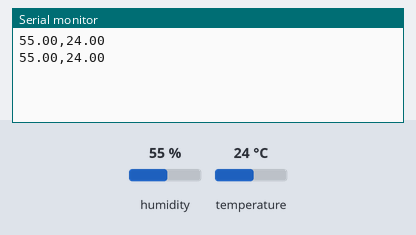
A sketch run on a simulated Arduino Uno, built with avr-gcc and run on an emulated ATmega328P. On the bench: the last lines printed to the serial monitor. The test bench sets the inputs (shaded band); at power-on: humidity 55 %, temperature 24 °C.

Above: at 10.8 s.
10.9 s: humidity set to 22 %
At 16.5 s:
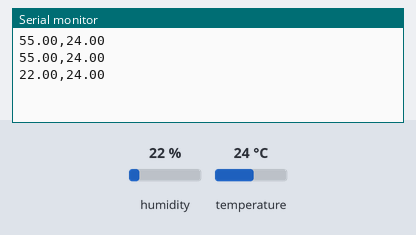
18.4 s: temperature set to 12 °C
At 21.3 s:
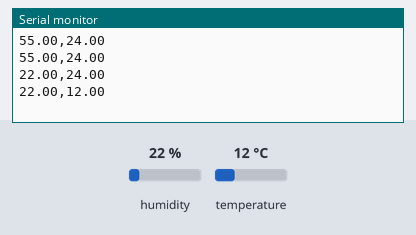
25.9 s: humidity set to 40 %
At 30.6 s:
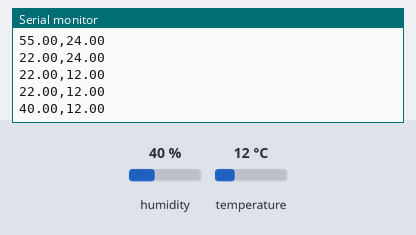
Timing chart, 0 to 32.1 s (numbered marks = the images above; inputs shaded):
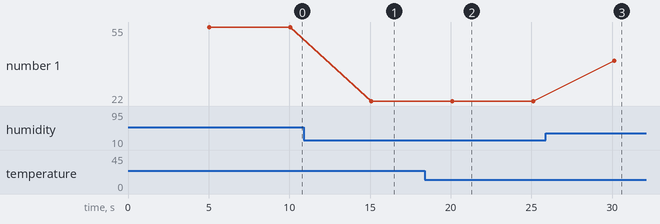

Measured:
- after the input at 10.9 s, the serial monitor: prints a new line after 4.2 s (image 1)
- after the input at 18.4 s, the serial monitor: prints a new line after 1.7 s (image 2)
- after the input at 25.9 s, the serial monitor: prints a new line after 4.2 s (image 3)
- plotted number 1: 55 → 22 after the input at 10.9 s, 22 → 40 after the input at 25.9 s

The sketch:

isr-taller_6-actividad_4.ino
```cpp
#include <DHT.h>
#define DHTTYPE DHT11

const int pinDHT11 = 2;
float humedad;
float temperatura;

DHT dht(pinDHT11, DHTTYPE);

void setup() {
  dht.begin();
  Serial.begin(9600);
}

void loop() {
  delay(5000); // delay 5s, recomendacion del fabricante
  humedad = dht.readHumidity();
  temperatura = dht.readTemperature(); // grados celsius
  Serial.print(humedad);
  Serial.print(",");
  Serial.println(temperatura);
}
```
